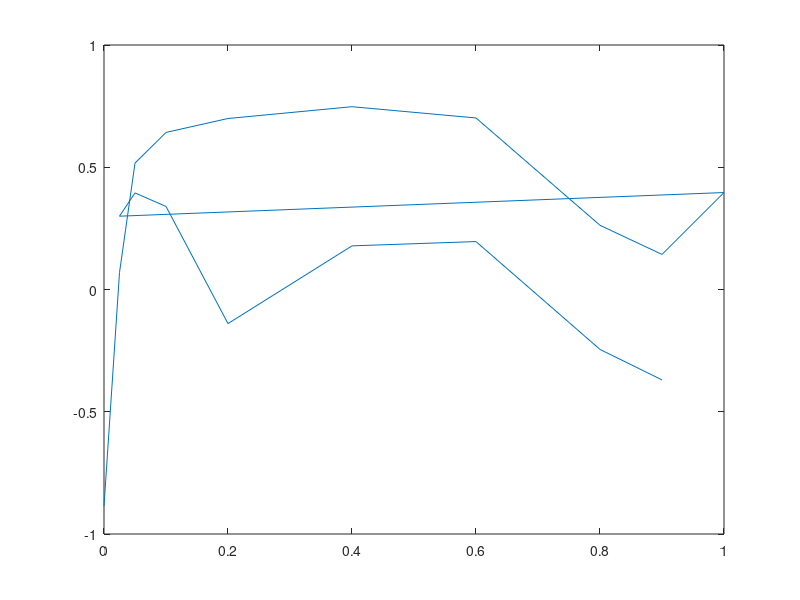

The MATLAB source for this figure:
%Lab 2 Data Analysis 
clear;
clc;
close all

xc_location=[0,0.025,0.05,0.10,0.20,0.40,0.60,0.80,0.90,1,0.025,0.05,0.10,0.20,0.40,0.60,0.80,0.90];

%Coarse Pressure Distribution Data Load

Zero_degree_coarse=load("oc.dat");
Neg_2_degree_coarse=load("Neg_2c.dat");
%Neg_4_degree_coarse=load("4c.dat");
Pos_2_degree_coarse=load("2c.dat");
Pos_4_degree_coarse=load("4c.dat");

%Fine Pressure Distribution Data Load
Zero_degree_fine=load('0f.dat');
Neg_2_degree_fine=load("Neg_2f.dat");
Neg_4_degree_fine=load("Neg_4f.dat");
Pos_2_degree_fine=load("2f.dat");
Pos_4_degree_fine=load("4f.dat");


%P19 Is Static Pressure, P20 is Total Pressure
%Parse the data for the 19th and 20th columns


%Coarse Data
P_19_Zero_degree_coarse=Zero_degree_coarse(:,19);
P_19_Neg_2_degree_coarse=Neg_2_degree_coarse(:,19);
P_19_Pos_2_degree_coarse=Pos_2_degree_coarse(:,19);
%P_19_Neg_4_degree_coarse=Neg_4_degree_coarse(:,19);
P_19_Pos_4_degree_coarse=Pos_4_degree_coarse(:,19);

P_20_Zero_degree_coarse=Zero_degree_coarse(:,20);
P_20_Neg_2_degree_coarse=Neg_2_degree_coarse(:,20);
P_20_Pos_2_degree_coarse=Pos_2_degree_coarse(:,20);
%P_20_Neg_4_degree_coarse=Neg_4_degree_coarse(:,20);
P_20_Pos_4_degree_coarse=Pos_4_degree_coarse(:,20);



%Fine Data
P_19_Zero_degree_fine=Zero_degree_fine(:,19);
P_19_Neg_2_degree_fine=Neg_2_degree_fine(:,19);
P_19_Pos_2_degree_fine=Pos_2_degree_fine(:,19);
P_19_Neg_4_degree_fine=Neg_4_degree_fine(:,19);
P_19_Pos_4_degree_fine=Neg_4_degree_fine(:,19);

P_20_Zero_degree_fine=Zero_degree_fine(:,20);
P_20_Neg_2_degree_fine=Neg_2_degree_fine(:,20);
P_20_Pos_2_degree_fine=Pos_2_degree_fine(:,20);
P_20_Neg_4_degree_fine=Neg_4_degree_fine(:,20);
P_20_Pos_4_degree_fine=Neg_4_degree_fine(:,20);



%Find the mean of data
%Coarse Data
P_19_Zero_degree_coarse_mean=mean(P_19_Zero_degree_coarse);
P_19_Neg_2_degree_coarse_mean=mean(P_19_Neg_2_degree_coarse);
P_19_Pos_2_degree_coarse_mean=mean(P_19_Pos_2_degree_coarse);
%P_19_Neg_4_degree_coarse_mean=mean(P_19_Neg_4_degree_coarse);
P_19_Pos_4_degree_coarse_mean=mean(P_19_Pos_4_degree_coarse);

P_20_Zero_degree_coarse_mean=mean(P_20_Zero_degree_coarse);
P_20_Neg_2_degree_coarse_mean=mean(P_20_Neg_2_degree_coarse);
P_20_Pos_2_degree_coarse_mean=mean(P_20_Pos_2_degree_coarse);
%P_20_Neg_4_degree_coarse_mean=mean(P_20_Neg_4_degree_coarse);
P_20_Pos_4_degree_coarse_mean=mean(P_20_Pos_4_degree_coarse);

%Fine Data
P_19_Zero_degree_fine_mean=mean(P_19_Zero_degree_fine);
P_19_Neg_2_degree_fine_mean=mean(P_19_Neg_2_degree_fine);
P_19_Pos_2_degree_fine_mean=mean(P_19_Pos_2_degree_fine);
P_19_Neg_4_degree_fine_mean=mean(P_19_Neg_4_degree_fine);
P_19_Pos_4_degree_fine_mean=mean(P_19_Pos_4_degree_fine);

P_20_Zero_degree_fine_mean=mean(P_20_Zero_degree_fine);
P_20_Neg_2_degree_fine_mean=mean(P_20_Neg_2_degree_fine);
P_20_Pos_2_degree_fine_mean=mean(P_20_Pos_2_degree_fine);
P_20_Neg_4_degree_fine_mean=mean(P_20_Neg_4_degree_fine);
P_20_Pos_4_degree_fine_mean=mean(P_20_Pos_4_degree_fine);


%Get Average Pressure for each port and calculate CP
%-4 degrees
for i=1:(size(Neg_4_degree_fine,2)-2)
    P_Neg_4_fine_port(i)=mean(Neg_4_degree_fine(:,i));
    CP_Neg_4_fine(i)=(P_Neg_4_fine_port(i)-P_19_Neg_4_degree_fine_mean)/(P_19_Neg_4_degree_fine_mean-P_20_Neg_4_degree_fine_mean);
end

%-2 degrees
for i=1:(size(Neg_2_degree_coarse,2)-2)
    P_Neg_2_coarse_port(i)=mean(Neg_2_degree_coarse(:,i));
    CP_Neg_2_coarse(i)=(P_Neg_2_coarse_port(i)-P_19_Neg_2_degree_coarse_mean)/(P_19_Neg_2_degree_coarse_mean-P_20_Neg_2_degree_coarse_mean);
end

%Zero Degrees
for i=1:(size(Zero_degree_coarse,2)-2)
    P_zero_coarse_port(i)=mean(Zero_degree_coarse(:,i));
    CP_zero_coarse(i)=(P_zero_coarse_port(i)-P_19_Zero_degree_coarse_mean)/(P_19_Zero_degree_coarse_mean-P_20_Zero_degree_coarse_mean);
end


%2 degrees
for i=1:(size(Pos_2_degree_coarse,2)-2)
    P_Pos_2_coarse_port(i)=mean(Pos_2_degree_coarse(:,i));
    CP_Pos_2_coarse(i)=(P_Pos_2_coarse_port(i)-P_19_Pos_2_degree_coarse_mean)/(P_19_Pos_2_degree_coarse_mean-P_20_Pos_2_degree_coarse_mean);
end


%4 degrees
for i=1:(size(Pos_4_degree_coarse,2)-2)
    P_Pos_4_coarse_port(i)=mean(Pos_4_degree_coarse(:,i));
    CP_Pos_4_coarse(i)=(P_Pos_4_coarse_port(i)-P_19_Pos_4_degree_coarse_mean)/(P_19_Pos_4_degree_coarse_mean-P_20_Pos_4_degree_coarse_mean);
end







%plot CP Distribution
%plot(xc_location,CP_zero_coarse);
plot(xc_location,CP_Pos_2_coarse);



